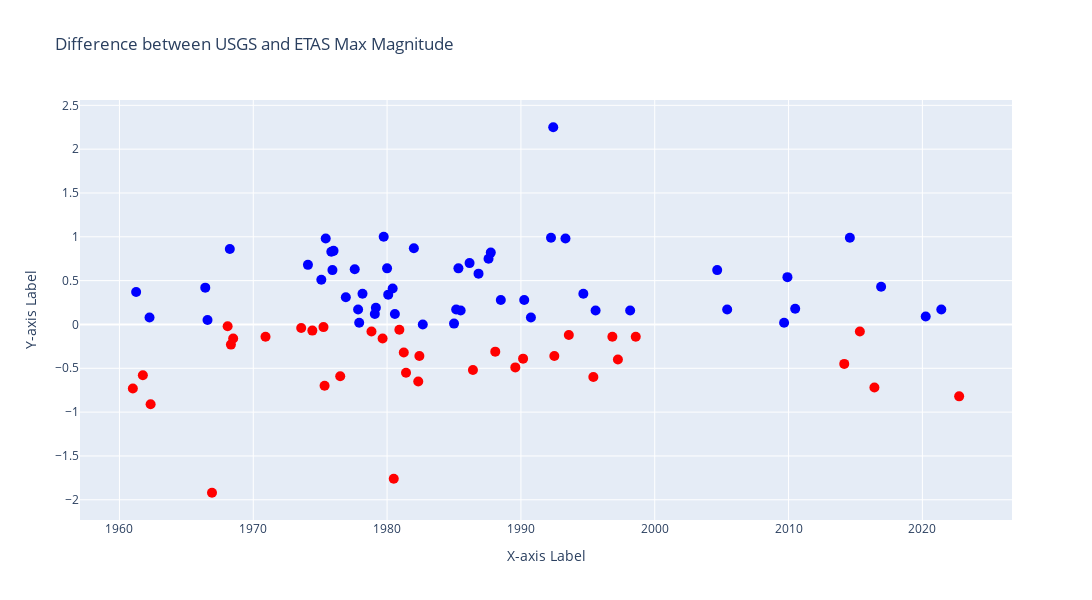

Notebook source saved alongside this figure:
### Code cell
fig = go.Figure()

scatter = go.Scatter(x=x_values, y=y_values, mode='markers', marker=dict(size=10, color=colors, colorscale='viridis'))

fig.add_trace(scatter)
fig.update_traces(line=dict(width=1.0))
fig.update_layout(
    title='Difference between USGS and ETAS Max Magnitude',
    xaxis_title='X-axis Label',
    yaxis_title='Y-axis Label',
    width=1200,
    height=600,
)

fig.show()

### Figure 1 — Plotly figure (JSON) as saved in the notebook; plotly's stock layout.template omitted (floating-point values rounded to 4 significant figures)
{"data": [{"line": {"width": 1}, "marker": {"color": ["red", "blue", "red", "blue", "red", "blue", "blue", "red", "red", "blue", "red", "red", "red", "red", "blue", "red", "blue", "red", "red", "blue", "blue", "blue", "blue", "red", "blue", "blue", "blue", "blue", "blue", "red", "blue", "blue", "red", "blue", "blue", "blue", "blue", "red", "blue", "red", "red", "red", "blue", "red", "red", "blue", "blue", "blue", "blue", "blue", "blue", "red", "blue", "blue", "blue", "red", "blue", "red", "red", "blue", "blue", "blue", "blue", "red", "blue", "red", "blue", "red", "blue", "red", "red", "blue", "red", "blue", "blue", "blue", "blue", "blue", "red", "blue", "red", "red", "blue", "blue", "blue", "red"], "colorscale": [[0, "#440154"], [0.1111, "#482878"], [0.2222, "#3e4989"], [0.3333, "#31688e"], [0.4444, "#26828e"], [0.5556, "#1f9e89"], [0.6667, "#35b779"], [0.7778, "#6ece58"], [0.8889, "#b5de2b"], [1, "#fde725"]], "size": 10}, "mode": "markers", "type": "scatter", "x": ["1961-01", "1961-04", "1961-10", "1962-04", "1962-05", "1966-06", "1966-08", "1966-12", "1968-02", "1968-04", "1968-05", "1968-07", "1970-12", "1973-08", "1974-02", "1974-06", "1975-02", "1975-04", "1975-05", "1975-06", "1975-11", "1975-12", "1976-01", "1976-07", "1976-12", "1977-08", "1977-11", "1977-12", "1978-03", "1978-11", "1979-02", "1979-03", "1979-09", "1979-10", "1980-01", "1980-02", "1980-06", "1980-07", "1980-08", "1980-12", "1981-04", "1981-06", "1982-01", "1982-05", "1982-06", "1982-09", "1985-01", "1985-03", "1985-05", "1985-07", "1986-03", "1986-06", "1986-11", "1987-08", "1987-10", "1988-02", "1988-07", "1989-08", "1990-03", "1990-04", "1990-10", "1992-04", "1992-06", "1992-07", "1993-05", "1993-08", "1994-09", "1995-06", "1995-08", "1996-11", "1997-04", "1998-03", "1998-08", "2004-09", "2005-06", "2009-09", "2009-12", "2010-07", "2014-03", "2014-08", "2015-05", "2016-06", "2016-12", "2020-04", "2021-06", "2022-10"], "y": [-0.73, 0.37, -0.58, 0.08, -0.91, 0.42, 0.05, -1.92, -0.02, 0.86, -0.23, -0.16, -0.14, -0.04, 0.68, -0.07, 0.51, -0.03, -0.7, 0.98, 0.83, 0.62, 0.84, -0.59, 0.31, 0.63, 0.17, 0.02, 0.35, -0.08, 0.12, 0.19, -0.16, 1, 0.64, 0.34, 0.41, -1.76, 0.12, -0.06, -0.32, -0.55, 0.87, -0.65, -0.36, 0, 0.01, 0.17, 0.64, 0.16, 0.7, -0.52, 0.58, 0.75, 0.82, -0.31, 0.28, -0.49, -0.39, 0.28, 0.08, 0.99, 2.25, -0.36, 0.98, -0.12, 0.35, -0.6, 0.16, -0.14, -0.4, 0.16, -0.14, 0.62, 0.17, 0.02, 0.54, 0.18, -0.45, 0.99, -0.08, -0.72, 0.43, 0.09, 0.17, -0.82]}], "layout": {"height": 600, "title": {"text": "Difference between USGS and ETAS Max Magnitude"}, "width": 1200, "xaxis": {"title": {"text": "X-axis Label"}}, "yaxis": {"title": {"text": "Y-axis Label"}}}}
